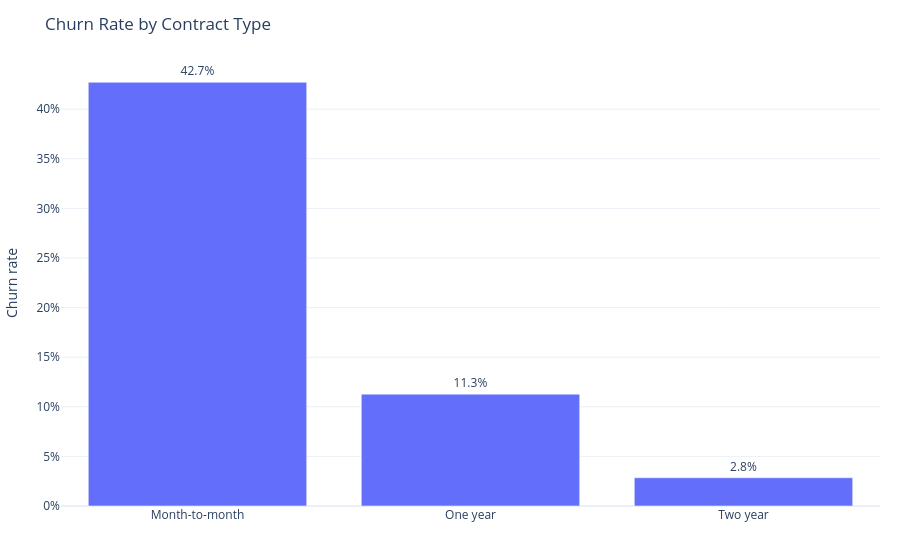

Source (notebook cell):
### Markdown cell above
## Churn by Contract Type

Contract structure is one of the clearest business levers in churn analysis. Longer commitments usually indicate stronger retention, while month-to-month customers are typically easier to lose and easier to convert with the right offer.

### Code cell
contract_summary = summarize_churn(df, "contract_type").sort_values("churn_rate", ascending=False)
contract_display = contract_summary.copy()
contract_display["churn_rate_pct"] = (contract_display["churn_rate"] * 100).round(2)
display(contract_display[["contract_type", "customers", "churners", "churn_rate_pct"]])

fig = px.bar(
    contract_summary,
    x="contract_type",
    y="churn_rate",
    text=contract_summary["churn_rate"].map(lambda x: f"{x:.1%}"),
    title="Churn Rate by Contract Type",
    labels={"contract_type": "Contract type", "churn_rate": "Churn rate"},
)
fig.update_traces(textposition="outside")
fig.update_yaxes(tickformat=".0%")
fig.update_layout(xaxis_title="", yaxis_title="Churn rate", margin=dict(l=20, r=20, t=60, b=20))
fig.show()

### Figure 1 — Plotly figure (JSON) as saved in the notebook; plotly's stock layout.template omitted (floating-point values rounded to 4 significant figures)
{"data": [{"hovertemplate": "Contract type=%{x}<br>Churn rate=%{y}<br>text=%{text}<extra></extra>", "legendgroup": "", "marker": {"color": "#636efa", "pattern": {"shape": ""}}, "name": "", "orientation": "v", "showlegend": false, "text": ["42.7%", "11.3%", "2.8%"], "textposition": "outside", "type": "bar", "x": ["Month-to-month", "One year", "Two year"], "xaxis": "x", "y": [0.4271, 0.1128, 0.02849], "yaxis": "y"}], "layout": {"barmode": "relative", "legend": {"tracegroupgap": 0}, "margin": {"b": 20, "l": 20, "r": 20, "t": 60}, "title": {"text": "Churn Rate by Contract Type"}, "xaxis": {"anchor": "y", "domain": [0, 1], "title": {"text": ""}}, "yaxis": {"anchor": "x", "domain": [0, 1], "tickformat": ".0%", "title": {"text": "Churn rate"}}}}
